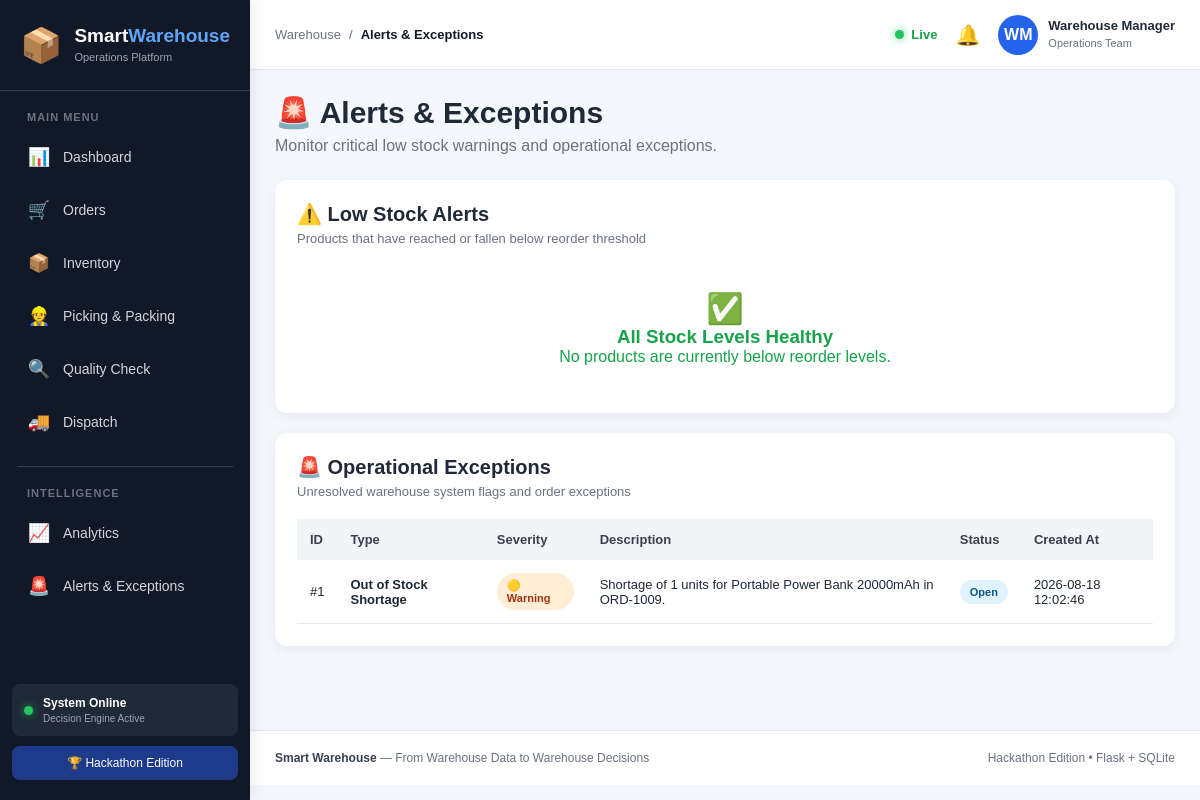
Screenshot of /alerts with the database file from the repository.
### tables this page shows
CREATE TABLE exceptions (
        id INTEGER PRIMARY KEY AUTOINCREMENT,
        order_id INTEGER,
        product_id INTEGER,
        type TEXT NOT NULL,
        severity TEXT NOT NULL,
        description TEXT NOT NULL,
        decision TEXT,
        resolution TEXT,
        status TEXT NOT NULL DEFAULT 'Open',
        created_at TEXT NOT NULL,
        FOREIGN KEY(order_id) REFERENCES orders(id) ON DELETE SET NULL,
        FOREIGN KEY(product_id) REFERENCES products(id) ON DELETE SET NULL
    );

### app.py (the view)
@app.route("/alerts")
def alerts():
    conn = get_db()
    low_stock_products = conn.execute("""
        SELECT *
        FROM products
        WHERE stock <= reorder_level
        ORDER BY stock ASC
    """).fetchall()
    open_exceptions = conn.execute("""
        SELECT *
        FROM exceptions
        WHERE status = 'Open'
        ORDER BY id DESC
    """).fetchall()
    conn.close()
    return render_template(
        "alerts.html",
        low_stock_products=low_stock_products,
        exceptions=open_exceptions
    )

### app.py (called while the page is built)
def get_db():
    conn = sqlite3.connect(str(DB_PATH))
    conn.row_factory = sqlite3.Row
    conn.execute("PRAGMA foreign_keys = ON")
    return conn

### templates/alerts.html (shortened to what this page needs)
{% extends "base.html" %}
{% block breadcrumb %}Alerts & Exceptions{% endblock %}
{% block content %}
<div class="dashboard-page">
    <div class="page-header">
        <div>
            <h1>🚨 Alerts & Exceptions</h1>
            <p>Monitor critical low stock warnings and operational exceptions.</p>
        </div>
    </div>
    <div class="dashboard-card">
        <div class="card-header">
            <div>
                <h2>⚠️ Low Stock Alerts</h2>
                <p>Products that have reached or fallen below reorder threshold</p>
            </div>
        </div>
        {% if low_stock_products %}
        <div class="table-wrapper">
            <table>
                <thead>
                    <tr>
                        <th>Product</th>
                        <th>SKU</th>
                        <th>Location</th>
                        <th>Current Stock</th>
                        <th>Reorder Level</th>
                        <th>Reorder Qty</th>
                        <th>Status</th>
                    </tr>
                </thead>
                <tbody>
                {% for product in low_stock_products %}
                <tr>
                    <td><strong>{{ product["name"] }}</strong></td>
                    <td>{{ product["sku"] }}</td>
                    <td><span class="badge low">{{ product["location"] }}</span></td>
                    <td style="color: #dc2626; font-weight: bold;">{{ product["stock"] }}</td>
                    <td>{{ product["reorder_level"] }}</td>
                    <td>{{ product["reorder_qty"] }}</td>
                    <td><span class="badge danger">⚠️ Reorder Required</span></td>
                </tr>
                {% endfor %}
                </tbody>
            </table>
        </div>
        {% else %}
        <div class="empty-state" style="text-align: center; padding: 25px; color: #16a34a;">
            <div class="icon" style="font-size: 30px;">✅</div>
            <h3>All Stock Levels Healthy</h3>
            <p>No products are currently below reorder levels.</p>
        </div>
        {% endif %}
    </div>
    <div class="dashboard-card">
        <div class="card-header">
            <div>
                <h2>🚨 Operational Exceptions</h2>
                <p>Unresolved warehouse system flags and order exceptions</p>
            </div>
        </div>
        {% if exceptions %}
        <div class="table-wrapper">
            <table>
                <thead>
                    <tr>
                        <th>ID</th>
                        <th>Type</th>
                        <th>Severity</th>
                        <th>Description</th>
                        <th>Status</th>
                        <th>Created At</th>
                    </tr>
                </thead>
                <tbody>
                {% for ex in exceptions %}
                <tr>
                    <td>#{{ ex["id"] }}</td>
                    <td><strong>{{ ex["type"] }}</strong></td>
                    <td>
                        {% if ex["severity"] == 'Critical' %}
                            <span class="badge urgent">🔴 Critical</span>
                        {% elif ex["severity"] == 'Warning' %}
                            <span class="badge high">🟡 Warning</span>
                        {% else %}
                            <span class="badge medium">🔵 Info</span>
                        {% endif %}
                    </td>
                    <td>{{ ex["description"] }}</td>
                    <td><span class="status-badge">{{ ex["status"] }}</span></td>
                    <td>{{ ex["created_at"] }}</td>
                </tr>
                {% endfor %}
                </tbody>
            </table>
        </div>
        {% else %}
        <div class="empty-state" style="text-align: center; padding: 25px; color: #16a34a;">
            <div class="icon" style="font-size: 30px;">✅</div>
            <h3>No Open Exceptions</h3>
            <p>Your warehouse currently has no active operational exceptions.</p>
        </div>
        {% endif %}
    </div>
</div>
{% endblock %}

### static/style.css (style rules this page uses)
* { margin: 0; padding: 0; box-sizing: border-box; }
html { scroll-behavior: smooth; }
body { font-family: Arial, Helvetica, sans-serif; background: #f4f7fb; color: #1f2937; min-height: 100vh; }
.dashboard-page { width: 100%; }
.page-header { display: flex; justify-content: space-between; align-items: center; margin-bottom: 25px; }
.page-header h1 { margin: 0; font-size: 30px; }
.page-header p { margin-top: 7px; color: #6b7280; }
.dashboard-card, .card, .inventory-card, .analytics-card, .order-card { background: white; border-radius: 12px; padding: 22px; box-shadow: 0 3px 12px rgba(0, 0, 0, 0.07); margin-bottom: 20px; }
.card-header { display: flex; justify-content: space-between; align-items: center; margin-bottom: 20px; }
.card-header h2 { font-size: 20px; margin: 0; }
.card-header p { color: #6b7280; margin-top: 5px; font-size: 13px; }
.table-wrapper { width: 100%; overflow-x: auto; }
table { width: 100%; border-collapse: collapse; }
th { background: #f3f4f6; color: #374151; padding: 13px; text-align: left; font-size: 13px; font-weight: 600; }
td { padding: 13px; border-bottom: 1px solid #e5e7eb; font-size: 13px; }
.badge, .status-badge, .status { display: inline-block; padding: 6px 10px; border-radius: 20px; font-size: 11px; font-weight: 600; }
.badge.high { background: #ffedd5; color: #9a3412; }
.status-badge { background: #e0f2fe; color: #075985; }

### rows the page displays
exceptions: id "1", type "Out of Stock Shortage", severity "🟡 Warning", description "Shortage of 1 units for Portable Power Bank 20000mAh in ORD-1009.", status "Open", created_at "2026-08-18 12:02:46"
